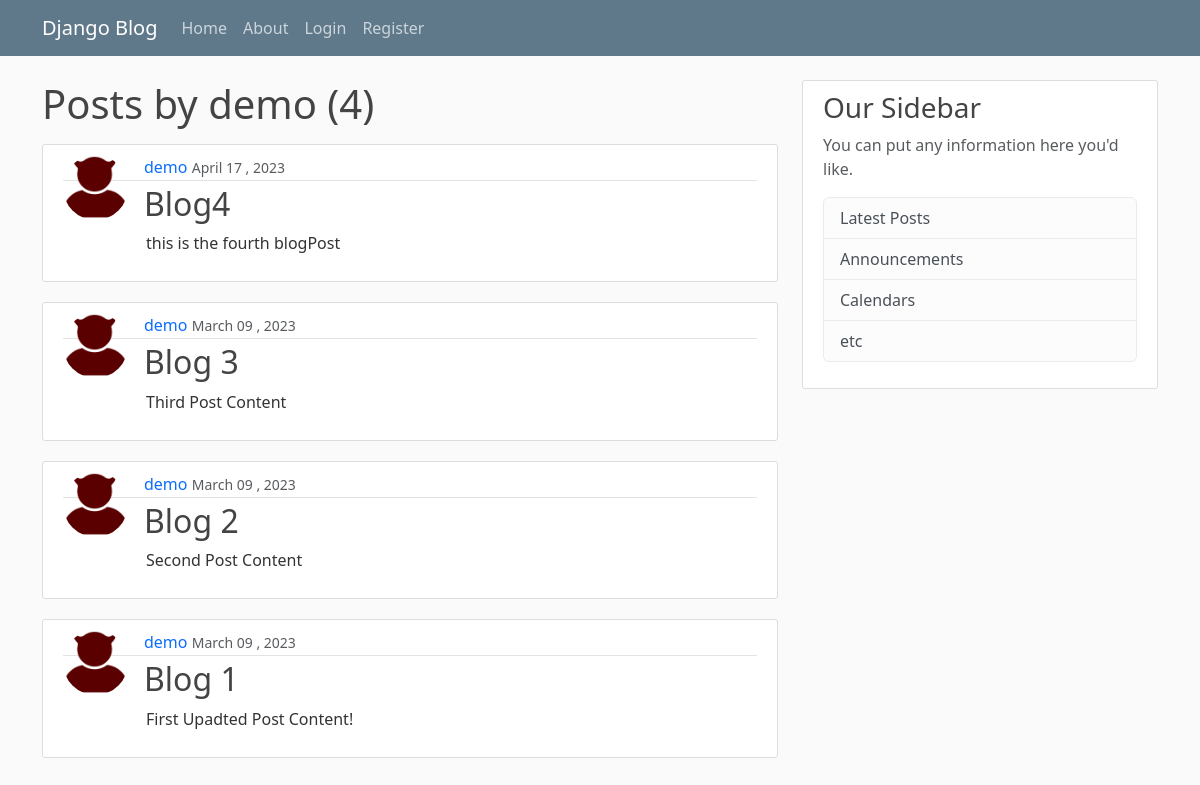
Page /user/demo on the earlier database version.
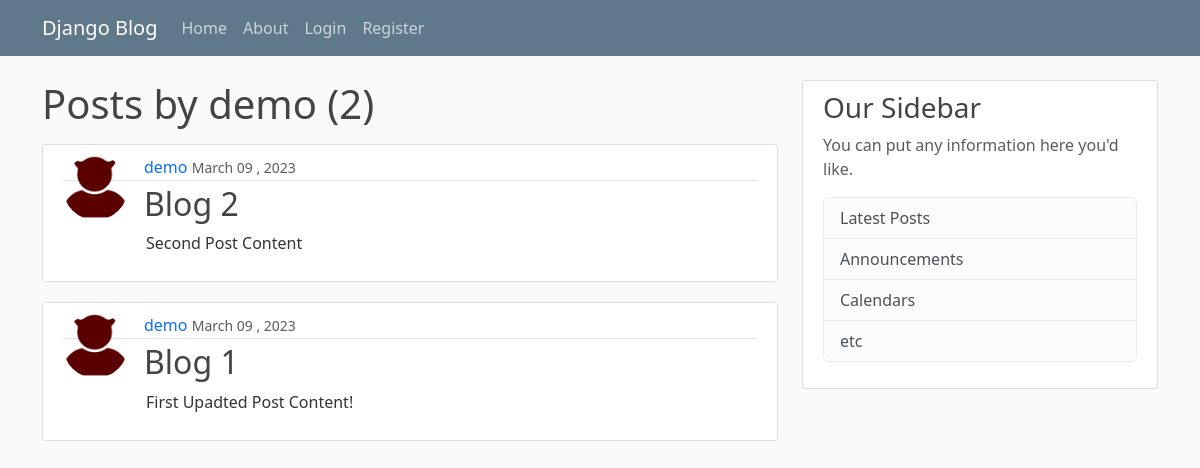
Same page on the later database version.
### blog/models.py (models this page shows, shortened)
class Post(models.Model):
    title=models.CharField(max_length=100)
    content=models.TextField()
    date_posted=models.DateTimeField(default=timezone.now)
    author=models.ForeignKey(User,on_delete=models.CASCADE)

### users/models.py (models this page shows, shortened)
class Profile(models.Model):
    user=models.OneToOneField(User,on_delete=models.CASCADE)
    image=models.ImageField(default='default.jpg',upload_to='profile_pics')

### blog/views.py (the view)
# urls.py: path('user/<username>',UserPostListView.as_view(),name='user-post'),  #blog/post_list.html  >> <app>/<model>_<viewtype>.html
class UserPostListView(ListView):
    model = Post
    template_name = 'blog/user_post.html'
    context_object_name = 'posts'
    ordering = ['-date_posted']   #>>'date_posted'>>oldest to newest , add '-' to reverse
    paginate_by = 5
    def get_queryset(self):
        user = get_object_or_404(User,username=self.kwargs.get('username'))
        return Post.objects.filter(author=user).order_by('-date_posted')

### blog/templates/blog/user_post.html (shortened to what this page needs)
{% extends 'blog/base.html' %}
{% block content %}
<h1 class='mb-3'>Posts by {{view.kwargs.username}} ({{ page_obj.paginator.count }})</h1>
{% for post in posts %}
<article class="media content-section">
    <img class='rounded-circle article-img' src="{{ post.author.profile.image.url }}" alt="" style="float: left;">
    <div class="media-body">
        <div class="article-metadata">
            <a class="mr-2" href="{% url 'user-post' post.author.username %}" style="text-decoration: none !important;">{{ post.author }}</a>
            <small class="text-muted">{{ post.date_posted|date:'F d , Y' }}</small>
        </div>
        <h2><a style="text-decoration:none" class="article-title" href="{% url 'post-detail' post.id %}">{{ post.title }}</a></h2>
        <p class="article-content" style="margin-left: 83px;">{{ post.content }}</p>
    </div>
</article>
{% endfor %}
{% endblock content %}

Differences in the rows shown:
removed Post: author.profile.image (picture), author "demo", date_posted "April 17 , 2023", title "Blog4", content "this is the fourth blogPost"
removed Post: author.profile.image (picture), author "demo", date_posted "March 09 , 2023", title "Blog 3", content "Third Post Content"
Other differences:
{{ page_obj.paginator.count }}: "4" → "2"
